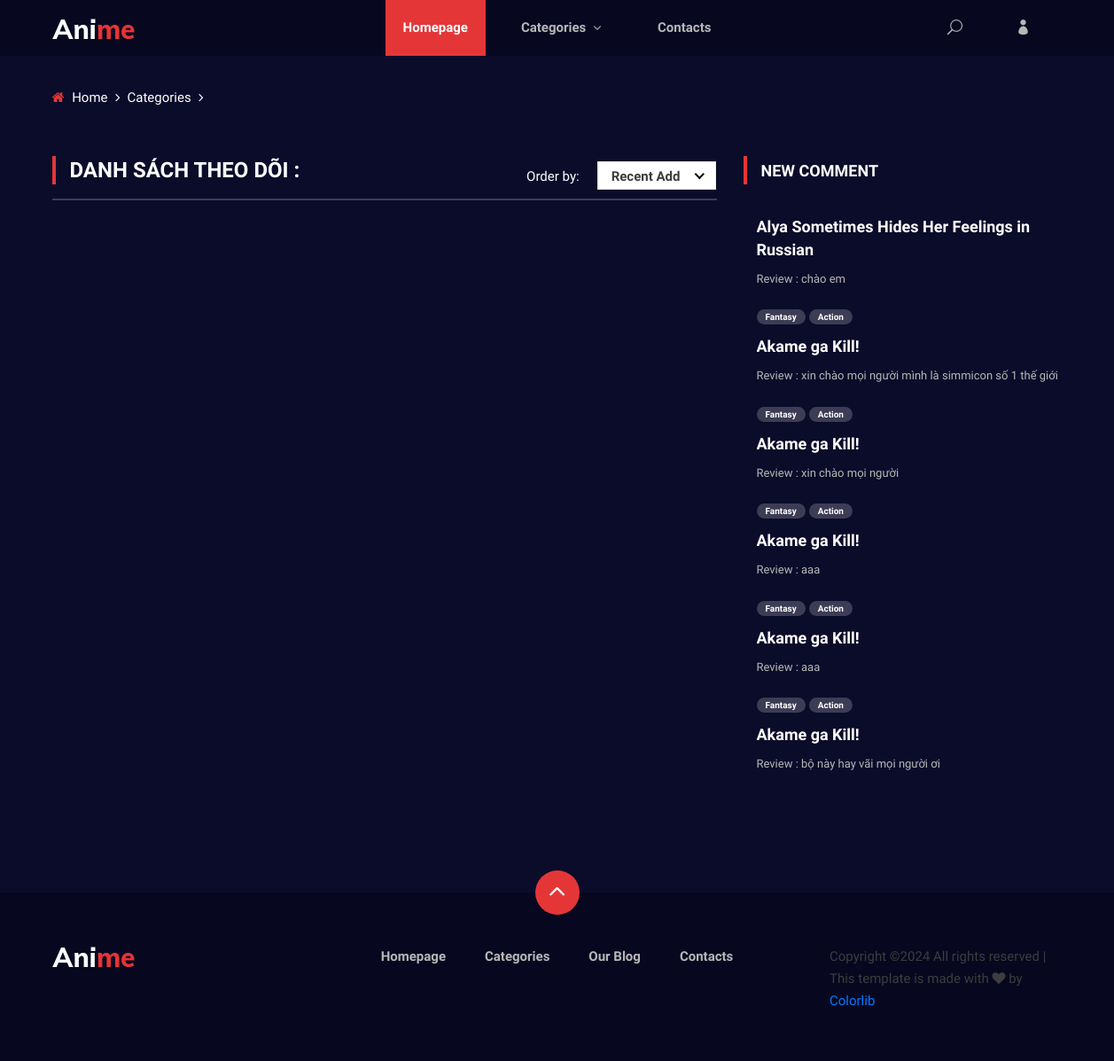
Page /follow-list.php on the committed database.
### tables this page shows
CREATE TABLE `comment` (
  `id_comment` int(11) NOT NULL,
  `id_user` int(11) NOT NULL,
  `comment` text NOT NULL,
  `id_anime` int(11) NOT NULL,
  `created_at` datetime NOT NULL DEFAULT current_timestamp()
);

CREATE TABLE `anime` (
  `id` int(11) NOT NULL,
  `name` text NOT NULL,
  `author` text NOT NULL,
  `studio` text NOT NULL,
  `descrip` text NOT NULL,
  `thumbnail` text NOT NULL,
  `so_tap` varchar(5) NOT NULL DEFAULT '?'
);

CREATE TABLE `tag` (
  `name_tag` text NOT NULL,
  `id_tag` int(11) NOT NULL
);

### models/review.php (called while the page is built, shortened)
<?php
class Comment extends Db
{
    public function getAnimeByNewComment()
    {
        $sql = self::$connection->prepare("SELECT * FROM comment , anime WHERE anime.id = comment.id_anime  ORDER BY `comment`.`created_at` DESC;");
        $sql->execute();
        $comments = $sql->get_result()->fetch_all(MYSQLI_ASSOC);
        return $comments;
    }
}

### models/anime_tag.php (called while the page is built, shortened)
<?php
class AnimeTag extends Db
{
    public function getTag($idAnime)
    {
        $sql = self::$connection->prepare("SELECT tag.name_tag FROM anime_tag , tag WHERE id_anime = ? AND anime_tag.id_tag = tag.id_tag;");
        $sql->bind_param("i",$idAnime);
        $sql->execute();
        $items = $sql->get_result()->fetch_all(MYSQLI_ASSOC);
        return $items;
    }
}

### follow-list.php (the view, shortened to what this page needs)
<!DOCTYPE html>
<html lang="zxx">
<head>
    <link rel="stylesheet" href="css/bootstrap.min.css" type="text/css">
    <link rel="stylesheet" href="css/font-awesome.min.css" type="text/css">
    <link rel="stylesheet" href="css/elegant-icons.css" type="text/css">
    <link rel="stylesheet" href="css/plyr.css" type="text/css">
    <link rel="stylesheet" href="css/nice-select.css" type="text/css">
    <link rel="stylesheet" href="css/owl.carousel.min.css" type="text/css">
    <link rel="stylesheet" href="css/slicknav.min.css" type="text/css">
    <link rel="stylesheet" href="css/style.css" type="text/css">
</head>
<body>
    <?php
    include 'header.php';
    ?>
    <div class="breadcrumb-option">
        <div class="container">
            <div class="row">
                <div class="col-lg-12">
                    <div class="breadcrumb__links">
                        <a href="./index.php"><i class="fa fa-home"></i> Home</a>
                        <a href="./categories.php">Categories</a>
                    </div>
                </div>
            </div>
        </div>
    </div>
    <section class="product-page spad">
        <div class="container">
            <div class="row">
                <div class="col-lg-8">
                    <div class="product__page__content">
                        <div class="product__page__title">
                            <div class="row">
                                <div class="col-lg-8 col-md-8 col-sm-6">
                                    <div class="section-title">
                                        <h4>Danh sách theo dõi : </h4>
                                    </div>
                                </div>
                                <div class="col-lg-4 col-md-4 col-sm-6">
                                    <div class="product__page__filter">
                                        <p>Order by:</p>
                                    </div>
                                </div>
                            </div>
                        </div>
                    </div>
                    <div class="product__pagination">
                    </div>
                </div>
                <div class="col-lg-4 col-md-6 col-sm-8">
                    <div class="product__sidebar">
                        <div class="product__sidebar__comment">
                            <div class="section-title">
                                <h5>New Comment</h5>
                            </div>
                            <?php
                            $listAnimeNewComment = $comment->getAnimeByNewComment();
                            foreach ($listAnimeNewComment as $keyAnime => $valueAnime):
                            ?>
                                <div class="product__sidebar__comment__item">
                                    <div class="product__sidebar__comment__item__text">
                                        <ul>
                                            <?php foreach ($animetag->getTag($valueAnime['id']) as $keyAnimeTag => $valueAnimeTag): ?>
                                                <li><?php echo $valueAnimeTag['name_tag']; ?></li>
                                            <?php endforeach; ?>
                                        </ul>
                                        <h5><a href="anime-details.php?id=<?php echo $valueAnime['id']; ?>"><?php echo $valueAnime['name']; ?></a></h5>
                                        <span>Review : <?php echo $valueAnime['comment']; ?></span>
                                    </div>
                                </div>
                            <?php endforeach; ?>
                        </div>
                    </div>
                </div>
            </div>
        </div>
    </section>
    <footer class="footer">
        <div class="page-up">
            <a href="#" id="scrollToTopButton"><span class="arrow_carrot-up"></span></a>
        </div>
        <div class="container">
            <div class="row">
                <div class="col-lg-3">
                    <div class="footer__logo">
                        <a href="./index.php"><img src="img/logo.png" alt=""></a>
                    </div>
                </div>
                <div class="col-lg-6">
                    <div class="footer__nav">
                        <ul>
                            <li class="active"><a href="./index.php">Homepage</a></li>
                            <li><a href="./categories.php">Categories</a></li>
                            <li><a href="./blog.php">Our Blog</a></li>
                            <li><a href="#">Contacts</a></li>
                        </ul>
                    </div>
                </div>
                <div class="col-lg-3">
                    <p>
                        Copyright &copy; All rights reserved | This template is made with <i class="fa fa-heart" aria-hidden="true"></i> by <a href="https://colorlib.com" target="_blank">Colorlib</a>
                        </p>
                </div>
            </div>
        </div>
    </footer>
</body>
</html>

### css/style.css (style rules this page uses)
html, body { height: 100%; font-family: "Mulish", sans-serif; -webkit-font-smoothing: antialiased; background: #0b0c2a; }
h1, h2, h3, h4, h5, h6 { margin: 0; color: #111111; font-weight: 400; font-family: "Mulish", sans-serif; }
h4 { font-size: 24px; }
h5 { font-size: 18px; }
p { font-size: 15px; font-family: "Mulish", sans-serif; color: #3d3d3d; font-weight: 400; line-height: 25px; margin: 0 0 15px 0; }
img { max-width: 100%; }
ul, ol { padding: 0; margin: 0; }
.section-title { margin-bottom: 30px; }
.section-title h4, .section-title h5 { color: #ffffff; font-weight: 600; line-height: 21px; text-transform: uppercase; padding-left: 20px; position: relative; font-family: "Oswald", sans-serif; }
.section-title h4:after, .section-title h5:after { position: absolute; left: 0; top: -6px; height: 32px; width: 4px; background: #e53637; content: ""; }
.spad { padding-top: 100px; padding-bottom: 100px; }
.product-page { padding-top: 60px; }
.product__sidebar .section-title h5 { color: #ffffff; font-weight: 600; font-family: "Oswald", sans-serif; line-height: 21px; text-transform: uppercase; padding-left: 20px; position: relative; }
.product__sidebar .section-title h5:after { position: absolute; left: 0; top: -6px; height: 32px; width: 4px; background: #e53637; content: ""; }
.product__sidebar__comment { margin-bottom: 35px; }
.product__sidebar__comment__item { margin-bottom: 20px; overflow: hidden; }
.product__sidebar__comment__item__text { overflow: hidden; }
.product__sidebar__comment__item__text ul { margin-bottom: 10px; }
.product__sidebar__comment__item__text ul li { list-style: none; font-size: 10px; color: #ffffff; font-weight: 700; padding: 1px 10px; background: rgba(255, 255, 255, 0.2); border-radius: 50px; display: inline-block; }
.product__sidebar__comment__item__text h5 { margin-bottom: 10px; }
.product__sidebar__comment__item__text h5 a { color: #ffffff; font-weight: 700; line-height: 26px; }
.product__sidebar__comment__item__text span { display: block; font-size: 13px; color: #b7b7b7; }
.product__page__title { border-bottom: 2px solid rgba(255, 255, 255, 0.2); padding-bottom: 10px; margin-bottom: 30px; }
.product__page__title .section-title { margin-bottom: 0; }
.product__page__title .product__page__filter { text-align: right; }
.product__page__title .product__page__filter p { color: #ffffff; display: inline-block; margin-bottom: 0; margin-right: 16px; }
.product__pagination { padding-top: 15px; }
.breadcrumb-option { padding-top: 35px; }
.breadcrumb__links a { font-size: 15px; color: #ffffff; margin-right: 18px; display: inline-block; position: relative; }
.breadcrumb__links a i { margin-right: 5px; color: #e53637; }
.breadcrumb__links a:after { position: absolute; right: -14px; top: 0; content: ""; font-family: "FontAwesome"; }
.footer { background: #070720; padding-top: 60px; padding-bottom: 40px; position: relative; }
.page-up { position: absolute; left: 50%; top: -25px; margin-left: -25px; }
.page-up a { display: inline-block; font-size: 36px; color: #ffffff; height: 50px; width: 50px; background: #e53637; line-height: 50px; text-align: center; border-radius: 50%; }
.page-up a span { position: relative; top: 2px; left: -1px; }
.footer__nav { text-align: center; }
.footer__nav ul li { list-style: none; display: inline-block; position: relative; margin-right: 40px; }
.footer__nav ul li:last-child { margin-right: 0; }
.footer__nav ul li a { font-size: 15px; color: #b7b7b7; display: block; font-weight: 700; }
@media only screen and (min-width: 1200px) { .container { max-width: 1170px; } }

### rows in the picture
comment: id_anime.name "Alya Sometimes Hides Her Feelings in Russian", comment "chào em"
comment: id_anime.name "Akame ga Kill!", comment "xin chào mọi người mình là simmicon số 1 thế giới"
tag: name_tag "Fantasy"
tag: name_tag "Action"
comment: id_anime.name "Akame ga Kill!", comment "xin chào mọi người"
comment: id_anime.name "Akame ga Kill!", comment "aaa"
comment: id_anime.name "Akame ga Kill!", comment "aaa"
comment: id_anime.name "Akame ga Kill!", comment "bộ này hay vãi mọi người ơi"
